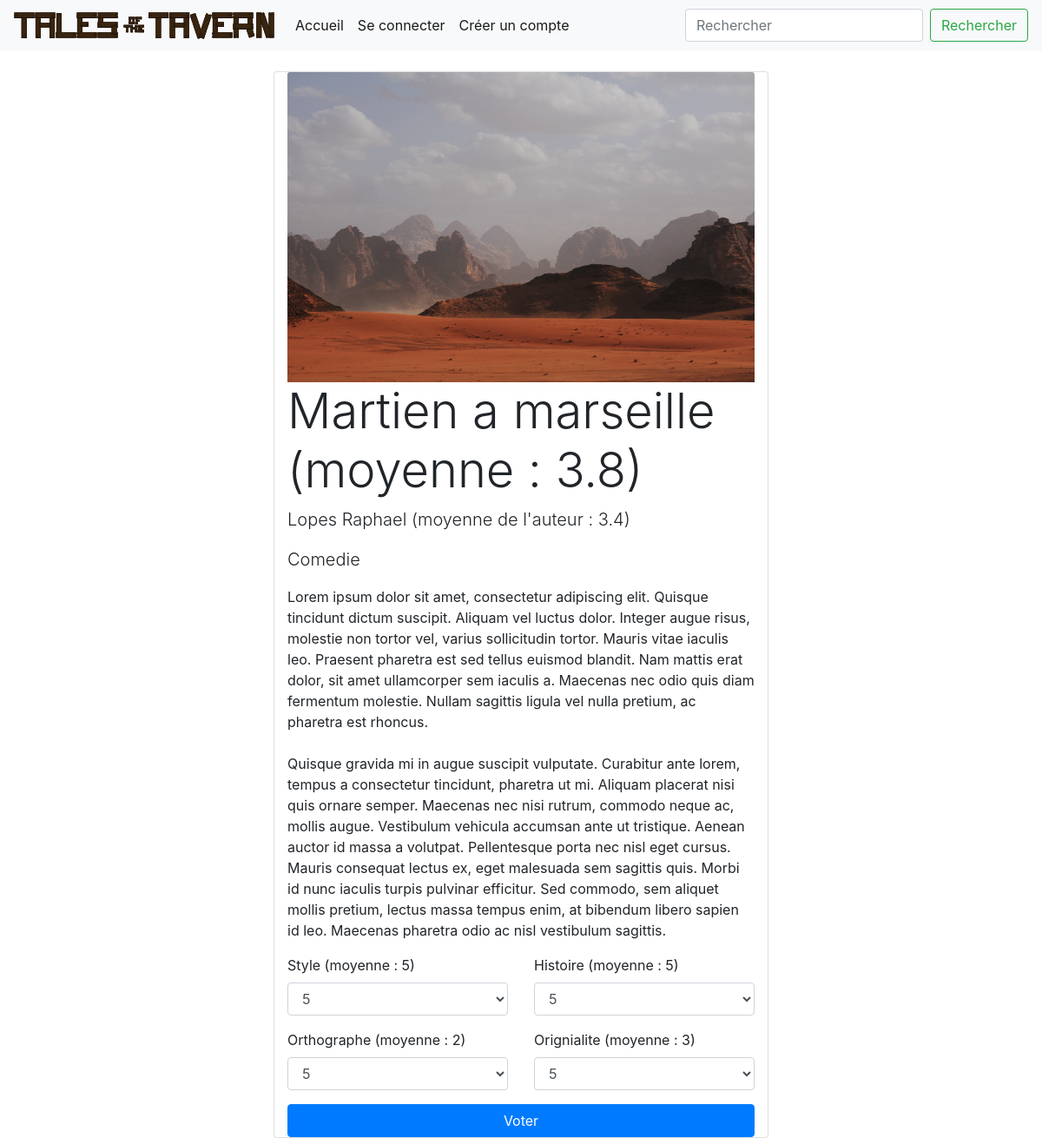
/TalesOfTheTavern/vue/histoire.php?id=1, run on the app's committed database.
### tables this page shows
CREATE TABLE `histoire` (
  `idHistoire` int(11) NOT NULL,
  `titre` varchar(100) NOT NULL,
  `DateCreation` date NOT NULL,
  `histoire` text NOT NULL,
  `idImage` int(11) DEFAULT NULL,
  `idCategorie` int(11) NOT NULL,
  `idUtilisateur` int(11) NOT NULL
);

CREATE TABLE `image` (
  `idImage` int(11) NOT NULL,
  `urlImageHistoire` varchar(300) NOT NULL
);

CREATE TABLE `utilisateur` (
  `idUtilisateur` int(11) NOT NULL,
  `nom` varchar(50) NOT NULL,
  `email` varchar(100) NOT NULL,
  `motDePasse` varchar(100) NOT NULL
);

CREATE TABLE `categorie` (
  `idCategorie` int(11) NOT NULL,
  `nomCategorie` varchar(50) NOT NULL,
  `urlImageCategorie` varchar(300) NOT NULL
);

### TalesOfTheTavern/Modele/fonctionBD.php (called while the page is built, shortened)
<?php
function RetrouverUtilisateur($emailUtilisateur)
{
    $connexion = RecupererConnexion();
    $requete = $connexion->prepare("SELECT * FROM utilisateur WHERE email = :email");
    $requete->bindParam(":email", $emailUtilisateur, PDO::PARAM_STR);
    $requete->execute();
    $resultat = $requete->fetch(PDO::FETCH_ASSOC);
    return $resultat;
}
function RetrouverHistoireParId($idHistoire)
{
    $connexion = RecupererConnexion();
    $requete = $connexion->prepare("SELECT his.idHistoire, titre, his.histoire, his.idImage, his.idCategorie, email, urlImageHistoire,urlImageCategorie, nomCategorie, nom,
                                             (AVG(style) + AVG(eva.histoire) + AVG(orthographe) + AVG(originalite))/4 as moyenne,
                                             AVG(style) as moyenneStyle,
                                             AVG(eva.histoire) as moyenneHistoire,
                                             AVG(orthographe) as moyenneOrthographe,
                                             AVG(originalite) as moyenneOriginalite
                                             FROM histoire as his
                                             LEFT JOIN utilisateur as uti ON his.idUtilisateur = uti.idUtilisateur
                                             LEFT JOIN categorie as cat ON his.idCategorie = cat.idCategorie
                                             LEFT JOIN image as ima ON his.idImage = ima.idImage
                                             LEFT JOIN evaluation as eva ON his.idHistoire = eva.idHistoire
                                             WHERE his.idHistoire = :idHistoire
                                             GROUP BY idHistoire");
    $requete->bindParam(":idHistoire", $idHistoire, PDO::PARAM_INT);
    $requete->execute();
    $resultat = $requete->fetch(PDO::FETCH_ASSOC);
    return $resultat;
}
function RetrouverTouteHistoireParUtilisateur($idUtilisateur)
{
    $connexion = RecupererConnexion();
    $requete = $connexion->prepare("SELECT his.idHistoire, titre, his.histoire, urlImageHistoire, urlImageCategorie, nomCategorie, nom,
                                              (AVG(style) + AVG(eva.histoire) + AVG(orthographe) + AVG(originalite))/4 as moyenne
                                              FROM histoire as his
                                              LEFT JOIN utilisateur as uti ON his.idUtilisateur = uti.idUtilisateur
                                              LEFT JOIN categorie as cat ON his.idCategorie = cat.idCategorie
                                              LEFT JOIN image as ima ON his.idImage = ima.idImage
                                              LEFT JOIN evaluation as eva ON his.idHistoire = eva.idHistoire
					                          WHERE  his.idUtilisateur = :idUtilisateur
                                              GROUP BY idHistoire");
    $requete->bindParam(":idUtilisateur", $idUtilisateur, PDO::PARAM_INT);
    $requete->execute();
    $resultat = $requete->fetchAll(PDO::FETCH_ASSOC);
    return $resultat;
}
    ?>

### TalesOfTheTavern/Controleur/controleur.inc.php (called while the page is built, shortened)
<?php
require_once("../Modele/fonctionBD.php");
function RetournerHistoireParId($idHistoire)
{
    $histoire =  RetrouverHistoireParId($idHistoire);
    return $histoire;
}
function RetournerMoyenneUtilisateur($emailUtilisateur)
{
    $idUtilisateur = RetrouverUtilisateur($emailUtilisateur)["idUtilisateur"];
    $histoires =  RetrouverTouteHistoireParUtilisateur($idUtilisateur);
    $sommeMoyenne = 0;
    $cptHistoires = 0;
    for($i = 0; $i < count($histoires); $i++)
    {
        $sommeMoyenne += $histoires[$i]["moyenne"];
        $cptHistoires += 1;
    }
    return round($sommeMoyenne / $cptHistoires,1);
}

### TalesOfTheTavern/Vue/histoire.php (the view, shortened to what this page needs)
<?php
require_once("../Controleur/controleur.inc.php");
require_once("../Controleur/histoire.inc.php");
?>
<!doctype html>
<html lang="fr">
<head>
    <link rel="stylesheet" href="https://stackpath.bootstrapcdn.com/bootstrap/4.3.1/css/bootstrap.min.css">
</head>
<body>
<?php include_once("./navbar.php");?>
<br/>
<div class="container col-sm-12 col-md-6 c border-1">
    <div class="card col-md-12">
        <?php
        echo '<img class="card-img-top" src="Img/' . $urlImage . '" alt="Image de l\'histoire">';
        echo '<h1 class="display-4">' . $titre . ' (moyenne : ' . $moyenneGlobalHistoire .')</h1>';
        echo '<p class="lead"> ' . $auteur . ' (moyenne de l\'auteur : ' . $moyenneAuteur .')</p>';
        echo '<p class="lead"> ' . $categorie . '</p>';
        echo '<p>'. nl2br($texteHistoire) .  '</p>';
        ?>
        <form action="#" method="post">
            <div class="row">
                <div class="col-md-6 col-12">
                    <div class="form-group">
                        <label>Style (moyenne : <?= $moyenneStyle ?>)</label>
                        <select class="form-control" name="noteStyle">
                            <?php
                            AfficherNotation();
                            ?>
                        </select>
                    </div>
                </div>
                <div class="col-md-6 col-12">
                    <div class="form-group">
                        <label>Histoire (moyenne : <?= $moyenneHistoire ?>)</label>
                        <select class="form-control" name="noteHistoire">
                        </select>
                    </div>
                </div>
                <div class="col-md-6 col-12">
                    <div class="form-group">
                        <label>Orthographe (moyenne : <?= $moyenneOrthographe ?>)</label>
                        <select class="form-control" name="noteOrthographe">
                        </select>
                    </div>
                </div>
                <div class="col-md-6 col-12">
                    <div class="form-group">
                        <label>Orignialite (moyenne : <?= $moyenneOriginalite ?>)</label>
                        <select class="form-control" name="noteOriginialite">
                        </select>
                    </div>
                </div>
            </div>
            <button type="submit" class="btn btn-primary col-12">Voter</button>
        </form>
    </div>
</body>
</html>

### TalesOfTheTavern/Vue/navbar.php (shortened to what this page needs)
<nav class="navbar navbar-expand-lg navbar-light bg-light">
    <a class="navbar-brand" href="index.php" ><img src="Img/TalesOfTheTavern.svg" style="width: 300px"></a>
    <div class="collapse navbar-collapse" id="navbarSupportedContent">
        <ul class="navbar-nav mr-auto">
            <li class="nav-item active">
                <a class="nav-link" href="index.php">Accueil<span class="sr-only">(current)</span></a>
            </li>
            <?php
            if(isset($_SESSION["utilisateur"]))
            {
                ?>
                <li class="nav-item active">
                    <a class="nav-link" href="./compte.php">Mon compte<span class="sr-only">(current)</span></a>
                </li>
                <li class="nav-item active">
                    <a class="nav-link" href="deconnecter.php">Déconnecter<span class="sr-only">(current)</span></a>
                </li>
                <?php
            } else {
                ?>
                <li class="nav-item active">
                    <a class="nav-link" href="connexion.php">Se connecter<span class="sr-only">(current)</span></a>
                </li>
                <li class="nav-item active">
                    <a class="nav-link" href="creerCompte.php">Créer un compte<span class="sr-only">(current)</span></a>
                </li>
                <?php
            }
            ?>
        </ul>
        <form class="form-inline my-2 my-lg-0" action="rechercher.php" method="get">
            <input class="form-control mr-sm-2" type="search" placeholder="Rechercher" aria-label="Search" name="recherche">
            <button class="btn btn-outline-success my-2 my-sm-0" type="submit">Rechercher</button>
        </form>
    </div>
</nav>

### TalesOfTheTavern/Controleur/histoire.inc.php (shortened to what this page needs)
<?php
$idHistoire = isset($_GET["id"]) ? trim(filter_input(INPUT_GET,'id',FILTER_SANITIZE_NUMBER_INT)): "";
$histoire = RetournerHistoireParId($idHistoire);
if($histoire["urlImageHistoire"] === null){
    $urlImage = $histoire["urlImageCategorie"];
}
else{
    $urlImage = $histoire["urlImageHistoire"];
}
$titre = $histoire["titre"];
$moyenneGlobalHistoire = round($histoire["moyenne"],1);
$auteur = $histoire["nom"];
$moyenneAuteur = RetournerMoyenneUtilisateur($histoire["email"]);
$categorie = $histoire["nomCategorie"];
$texteHistoire = $histoire["histoire"];
$moyenneStyle = round($histoire["moyenneStyle"],1);
$moyenneHistoire = round($histoire["moyenneHistoire"],1);
$moyenneOrthographe = round($histoire["moyenneOrthographe"],1);
$moyenneOriginalite =round($histoire["moyenneOriginalite"],1);
function AfficherNotation()
{
    for($i = 1; $i <= 5; $i++)
    {
        echo "<option value=\"" . $i . "\" selected > " . $i . "</option>";
    }
}

### data on the page
histoire: idImage.urlImageHistoire (picture), titre "Martien a marseille", idUtilisateur.nom "Lopes Raphael", idCategorie.nomCategorie "Comedie", histoire "Lorem ipsum dolor sit amet, consectetur adipiscing elit. Quisque tincidunt dictum suscipit. Aliquam vel luctus dolor. Integer augue risus, molestie non tortor vel, varius sollicitudin tortor. Mauris vitae iaculis leo. Praesent pharetra est sed tellus euismod blandit. Nam mattis erat dolor, sit amet ullamcorper sem iaculis a. Maecenas nec odio quis diam fermentum molestie. Nullam sagittis ligula vel nulla pretium, ac pharetra est rhoncus. Quisque gravida mi in augue suscipit vulputate. Curabitur ante lorem, tempus a consectetur tincidunt, pharetra ut mi. Aliquam placerat nisi quis ornare semper. Maecenas nec nisi rutrum, commodo neque ac, mollis augue. Vestibulum vehicula accumsan ante ut…"

### other printed values
$moyenneGlobalHistoire "3.8"
$moyenneAuteur "3.4"
$moyenneStyle "5"
$moyenneHistoire "5"
$moyenneOrthographe "2"
$moyenneOriginalite "3"
form field noteStyle "5"
form field noteHistoire "5"
form field noteOrthographe "5"
form field noteOriginialite "5"
